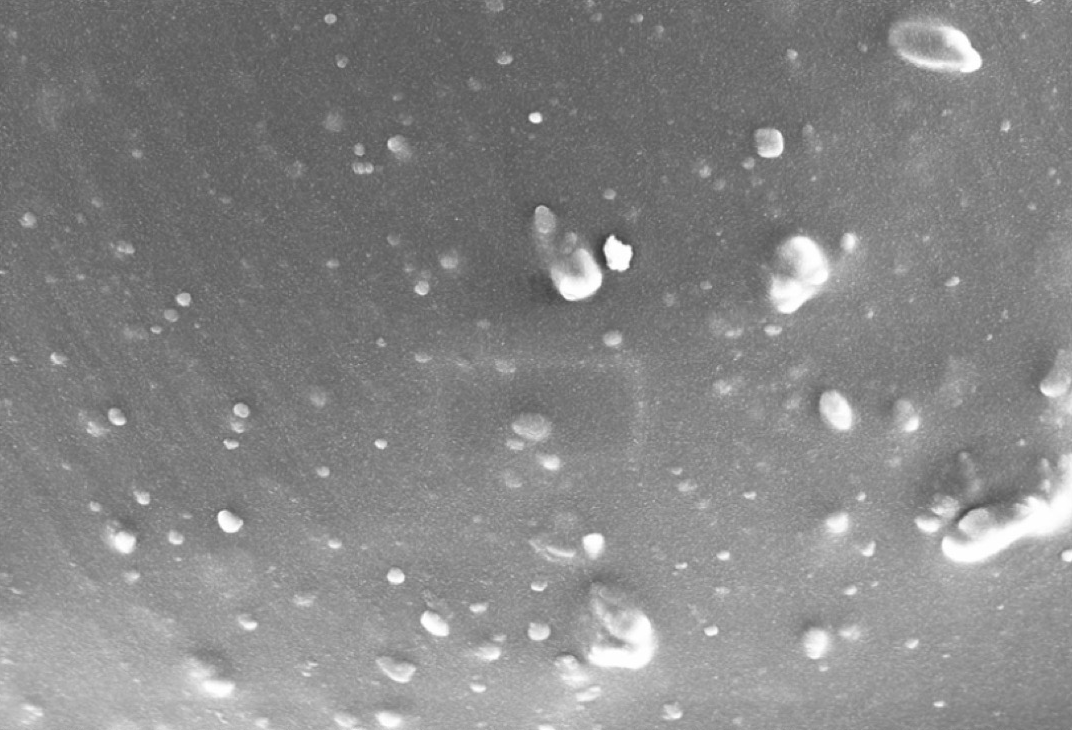
%> input picture determination_of_drug_mass_on_matrix_surface/REM_ohne_Legende.png, 1072 x 730 px
$ octave drug_mass_on_matrix_surface.m   (GNU Octave 9; MATLAB toolbox functions it lacks are replaced by stand-ins)
%> lines starting %> are read from the running program, lines starting %| are printed output that depends on the picture; in (x1, y1, x2, y2) boxes, pixels count from 0 and x2, y2 are one past the last pixel; in counts of white or black regions, pixels touching at a corner belong together; the program's own positions count from 1; long printed decimals are rounded
clc
close all
clear all
pkg load image

% Read REM picture
REM=imread('REM_ohne_Legende.png');
%> REM is the input picture: size 730x1072x3 uint8; min 55, max 255, mean 134.5

% --------------------------------------------
% I. Convert REM picture into processible format
% --------------------------------------------
% 1. Convert into grayscale picture
REM_gray=rgb2gray(REM);
figure,
imshow(REM_gray);

% 2. Convert into black and white picture
threshold=0.78;
REM_bw=im2bw(REM_gray, threshold);
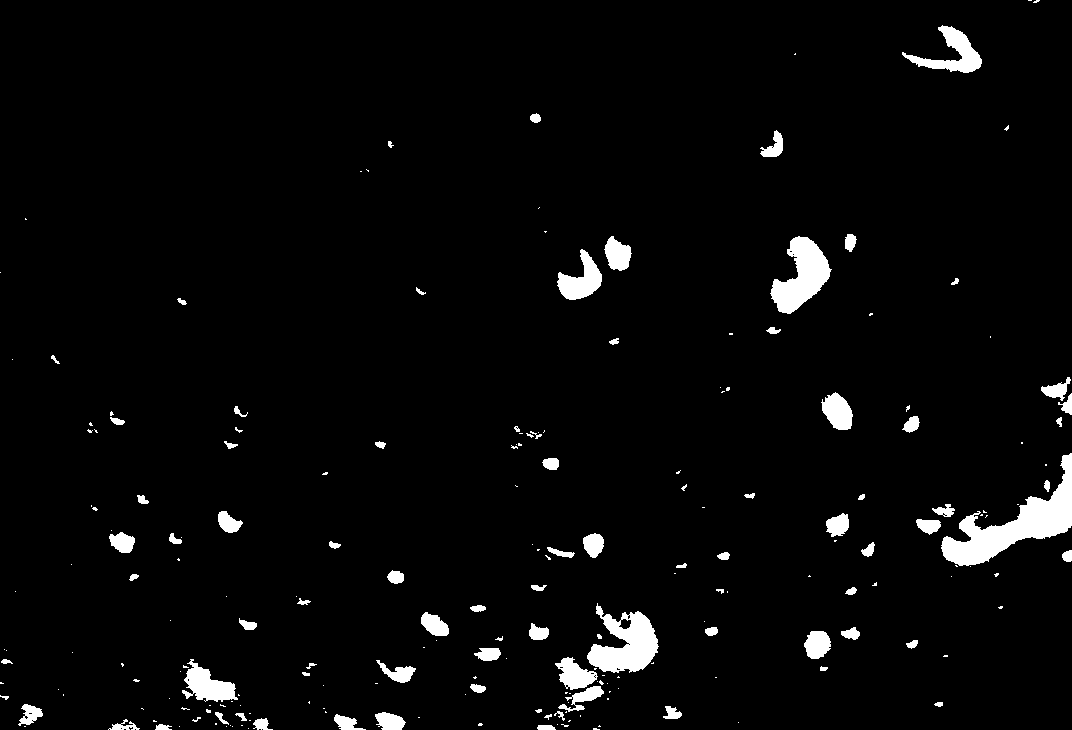
%> REM_bw: size 730x1072 logical; 3.4% white; 217 white regions (131 under 20 px), largest, box (x1, y1, x2, y2) and area: (941, 453, 1072, 566) 4816, (587, 603, 659, 673) 2761, (770, 236, 832, 314) 2540
figure,
imshow(REM_bw);


% Count number of particles on REM picture [-]
anzahl = bwconncomp(REM_bw);
%> anzahl = 217 connected components
anzahlPartikel = anzahl.NumObjects;
%> anzahlPartikel = 217
disp('Die Anzahl der einzelnen Medikamentenpartikel auf der REM-Aufnahme betraegt:');
disp(anzahlPartikel)
%| 217
disp('');
disp('');


% --------------------------------------------
% II. Specify REM area
% --------------------------------------------
disp('R E M  -  A U F N A H M E');

% 1. Calc total area of particles [pixels]
area = bwarea(REM_bw);
%> area = 27256.8
disp('Die Flaeche, die alle auf dem Ausschnitt zu sehenden Partikel zusammen einnehmen, betraegt ... [Pixel]');
disp(area);
%| 2.7257e+04
display('');

% 2. Calc total area of REM picture [pixels]
area_REM_Pixel = 1072*730;
area_REM_mu2 = 221.58;
disp('Die REM-Aufnahme hat eine Auflösung von 1072x730 Pixeln und besteht damit aus ... [Pixel]');
disp(area_REM_Pixel)
display('');

% 3. Calc total area of particles [mu m^2]
disp('Die Fläche, die alle auf dem Ausschnitt zu sehenden Partikel zusammen einnehmen, betraegt ... [mu m^2]');
area_mu2 = (area_REM_mu2/area_REM_Pixel)*area;
%> area_mu2 = 7.72
disp(area_mu2)
%| 7.7177
disp('');
disp('');


% --------------------------------------------
% III. Specify particle geometry
% --------------------------------------------
disp('P A R T I K E L G E O M E T R I E');

% 1. Calc average particle diameter [mu m²]
area_mu2_pro_partikel = area_mu2/anzahlPartikel;
%> area_mu2_pro_partikel = 0.0356
disp('Der durchschnittliche Partikelquerschnitt beträgt ... [mu m²].');
disp(area_mu2_pro_partikel)
%| 0.03556
disp('');

% 2. Calc portion of particles in REM picture [%]
area_prozent = area/area_REM_Pixel*100;
%> area_prozent = 3.48
disp('Damit nehmen die Medikamentenpartikel ... [%] der Oberflaeche ein.');
disp(area_prozent)
%| 3.4830
disp('');

% 3. Calc average particle raddius [mu m]
disp('Der durchschnittliche Partikelradius beträgt ... [mu m].');
r = sqrt(area_mu2_pro_partikel/pi);
%> r = 0.106
disp(r)
%| 0.1064
disp('');

% 4. Calc average particle surface [mu m^2]
disp('Die durchschnittliche Partikeloberfläche beträgt ... [mu m^2].');
a = 4*pi*r^2;
%> a = 0.142
disp(a)
%| 0.1423
disp('');
disp('');


% --------------------------------------------
% IV. Specify drug loading
% --------------------------------------------
disp('M E D I K A M E N T E N L A D U N G');

% 1. Calc accumulated drug volume on REM picture [mu m^3]
disp('Das kumulierte Medikamentenvolumen auf der REM-Aufnahme beträgt ... [mu m^3].');
V_REM = (4/3)*pi*r^3*anzahlPartikel;
%> V_REM = 1.09
disp(V_REM)
%| 1.0949
disp('');

% 2. Calc accumulated drug volume on whole matrix [mu m^3]
h_Matrix = 20000;
ri = 3200;
ro = 3400;
area_Matrix = 2*pi*h_Matrix*(ro+ri);
disp('Das kummulierte Medikamentenvolumen auf der gesamten Matrix beträgt ... [mu m^3].');
V_Matrix = V_REM*(area_Matrix/area_REM_mu2);
%> V_Matrix = 4098148.1
disp(V_Matrix)
%| 4.0981e+06
disp('');

% 3. Calc drug mass on whole matrix [mg]
rho_GM = 1.3*10^(-9);
m_Matrixoberflaeche = V_Matrix*rho_GM;
%> m_Matrixoberflaeche = 0.00533
disp('Es befindet sich eine Medikamtenmasse von ... [mg] auf der Matrixoberfläche.');
disp(m_Matrixoberflaeche)
%| 5.3276e-03
disp('');

% 4. Calc drug portion on the matrix surface [%]
m_d = 7.5;
q_GM_Oberflaeche = (m_Matrixoberflaeche/m_d)*100;
%> q_GM_Oberflaeche = 0.071
disp('Es befinden sich ... [%] des gesamten Medikaments auf der Matrixoberfläche.');
disp(q_GM_Oberflaeche)
%| 0.07104
disp('');
